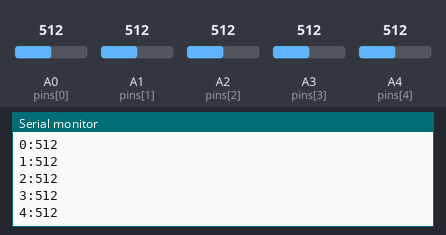
This sketch was run on a simulated Arduino Uno, built with avr-gcc and run on an emulated ATmega328P. Shown: the last lines printed to the serial monitor. The inputs (shaded band) are chosen by the test bench; at power-on: A0 (pins[0]) = 512, A1 (pins[1]) = 512, A2 (pins[2]) = 512, A3 (pins[3]) = 512, A4 (pins[4]) = 512.

Above: at 1.2 s.
1.3 s: A0 (pins[0]) set to 716
At 2.2 s:
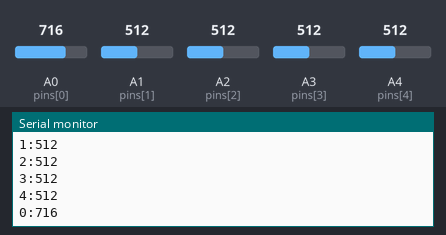
2.8 s: A1 (pins[1]) set to 716
At 3.7 s:
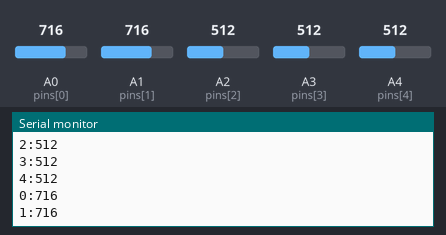
4.3 s: A2 (pins[2]) set to 716
At 5.2 s:
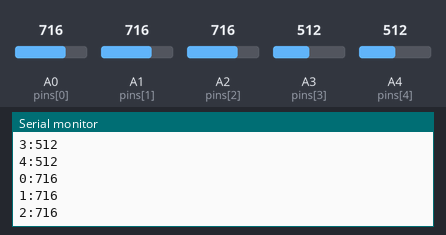
5.8 s: A3 (pins[3]) set to 716
At 6.6 s:
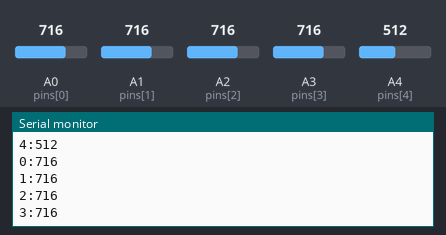
7.3 s: A4 (pins[4]) set to 716
At 8.1 s:
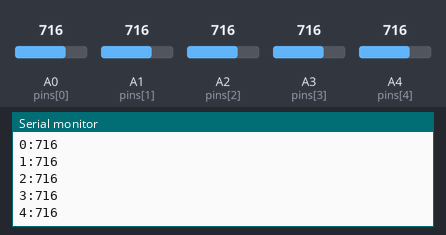
8.8 s: A0 (pins[0]) set to 992
At 9.5 s:
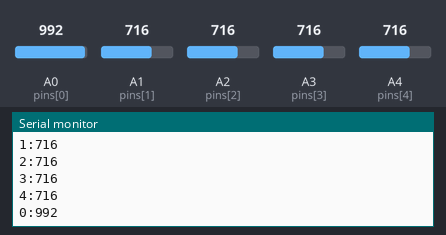
Timing chart, 0 to 11.3 s (numbered marks = the images above; inputs shaded):
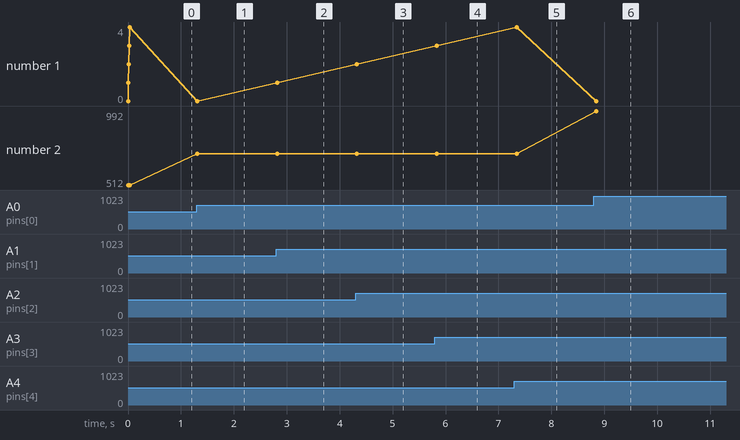

Measured:
- after the input at 1.3 s, the serial monitor: prints a new line at once (image 1)
- after the input at 2.8 s, the serial monitor: prints a new line at once (image 2)
- after the input at 4.3 s, the serial monitor: prints a new line at once (image 3)
- after the input at 5.8 s, the serial monitor: prints a new line at once (image 4)
- after the input at 7.3 s, the serial monitor: prints a new line at once (image 5)
- after the input at 8.8 s, the serial monitor: prints a new line after 0.05 s (image 6)
- plotted number 1: 1 → 2 after the input at 4.3 s, 2 → 3 after the input at 5.8 s, 3 → 4 after the input at 7.3 s, 4 → 0 after the input at 8.8 s
- plotted number 2: 512 → 716 after the input at 1.3 s, 716 → 992 after the input at 8.8 s

The sketch:

arduino-mixer.ino
```cpp
int currentValues[] = {-100, -100, -100, -100, -100};
int pins[] = {A0, A1, A2, A3, A4};

void setup() {
    Serial.begin(9600);
}

void loop() {
  for(int i = 0; i < 5; i++){
    int val = analogRead(pins[i]);
    int difference = val - currentValues[i];
    if(abs(difference) > 1){
      Serial.print(i);
      Serial.write(":");
      Serial.println(val);
      currentValues[i] = val;
    }
  }
  delay(100);
}
```
